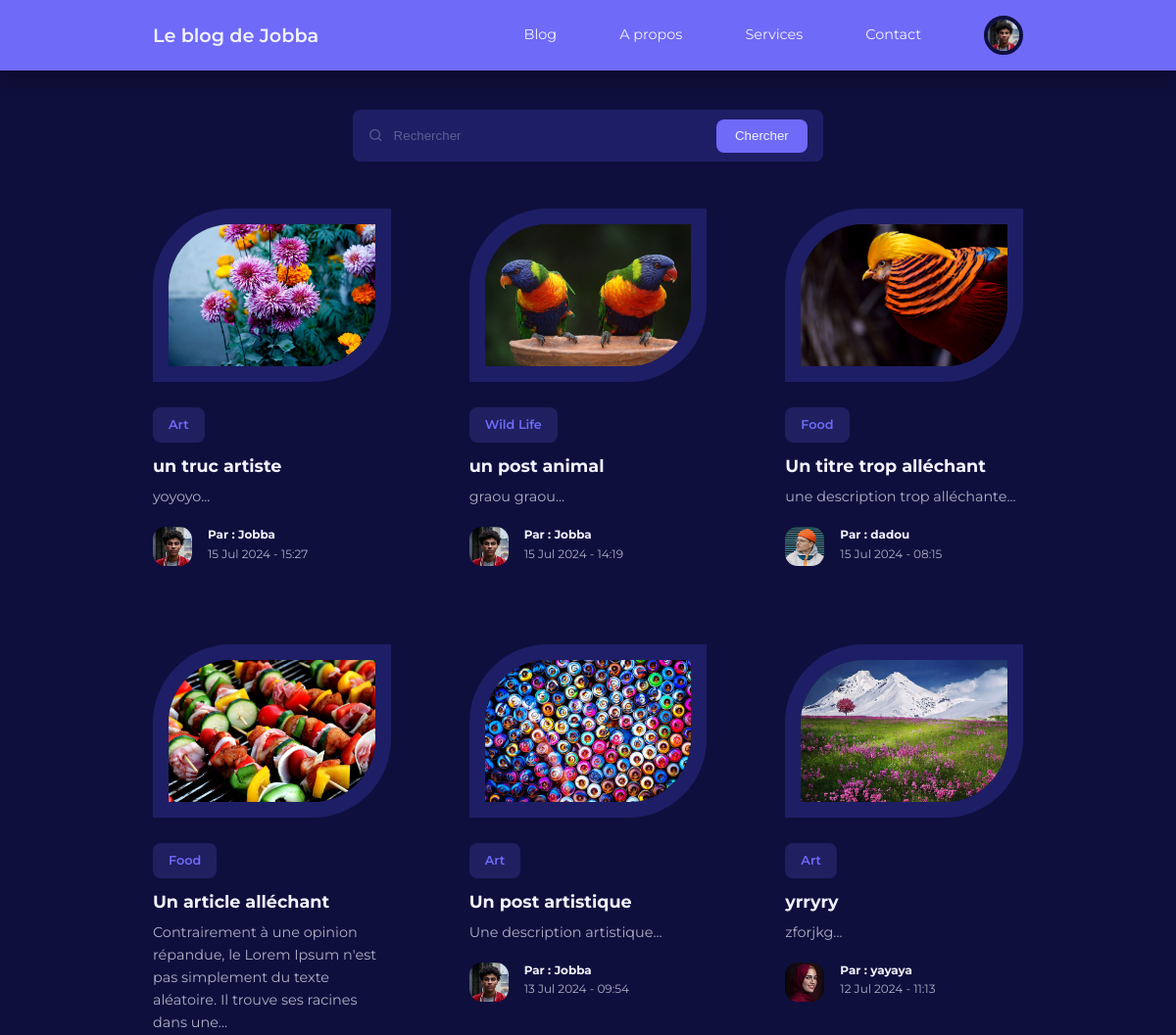
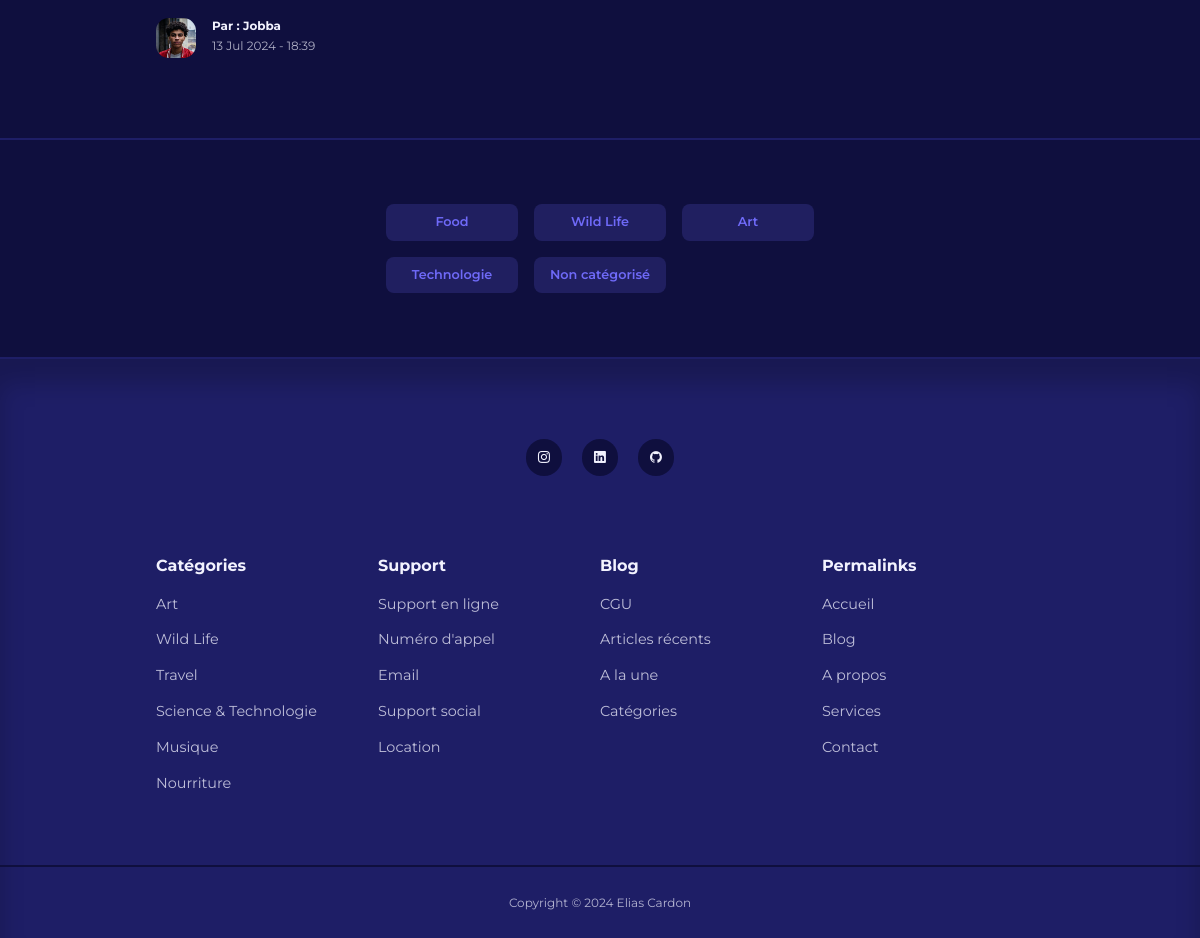
The app's page /blog.php (signed in) with its own data (2 pictures, top to bottom).
### tables this page shows
CREATE TABLE IF NOT EXISTS `users` (
  `id` int UNSIGNED NOT NULL AUTO_INCREMENT,
  `firstname` varchar(50) NOT NULL,
  `lastname` varchar(50) NOT NULL,
  `username` varchar(50) NOT NULL,
  `email` varchar(100) NOT NULL,
  `password` varchar(255) NOT NULL,
  `avatar` varchar(255) NOT NULL,
  `is_admin` tinyint(1) NOT NULL,
  PRIMARY KEY (`id`)
);

CREATE TABLE IF NOT EXISTS `posts` (
  `id` int UNSIGNED NOT NULL AUTO_INCREMENT,
  `title` varchar(255) NOT NULL,
  `body` text NOT NULL,
  `thumbnail` varchar(255) NOT NULL,
  `date_time` timestamp NOT NULL DEFAULT CURRENT_TIMESTAMP,
  `category_id` int UNSIGNED DEFAULT NULL,
  `author_id` int UNSIGNED NOT NULL,
  `is_featured` tinyint(1) NOT NULL,
  PRIMARY KEY (`id`),
  KEY `FK_blog_category` (`category_id`),
  KEY `FK_blog_author` (`author_id`)
);

CREATE TABLE IF NOT EXISTS `categories` (
  `id` int UNSIGNED NOT NULL AUTO_INCREMENT,
  `title` varchar(50) NOT NULL,
  `description` text NOT NULL,
  PRIMARY KEY (`id`)
);

### blog.php (the view, shortened to what this page needs)
<?php
include 'backend/partials/header.php';
$query = "SELECT * FROM `posts` ORDER BY date_time DESC";
$posts = mysqli_query($connection, $query);
?>
<section class="search__bar">
    <form action="<?= ROOT_URL ?>search.php" class="container search__bar-container" method="GET">
        <div>
            <i class="uil uil-search"></i>
            <input type="search" name="search" placeholder="Rechercher">
        </div>
        <button type="submit" name="submit" class="btn">Chercher</button>
    </form>
</section>
<section class="posts">
    <div class="container posts__container">
        <?php while ($post = mysqli_fetch_assoc($posts)) : ?>
            <article class="post">
                <div class="post__thumbnail">
                    <img src="<?= ROOT_URL ?>frontend/assets/images/<?= $post['thumbnail'] ?>"
                         alt="Image de l'article">
                </div>
                <div class="post__info">
                    <?php
                    $category_id = $post['category_id'];
                    $category_query = "SELECT * FROM categories WHERE id = $category_id";
                    $category_result = mysqli_query($connection, $category_query);
                    $category = mysqli_fetch_assoc($category_result);
                    ?>
                    <a href="<?= ROOT_URL ?>category-post.php?id=<?= $category['id'] ?>"
                       class="category__button"><?= $category['title'] ?></a>
                    <h3 class="post__title">
                        <a href="<?= ROOT_URL ?>post.php?id=<?= $post['id'] ?>">
                            <?= $post['title'] ?>
                        </a>
                    </h3>
                    <p class="post__body">
                        <?= substr($post['body'], 0, 150) ?>...
                    </p>
                    <div class="post__author">
                        <?php
                        $author_id = $post['author_id'];
                        $author_query = "SELECT * FROM users WHERE id = $author_id";
                        $author_result = mysqli_query($connection, $author_query);
                        $author = mysqli_fetch_assoc($author_result);
                        ?>
                        <div class="post__author-avatar">
                            <img src="frontend/assets/images/<?= $author['avatar'] ?>"
                                 alt="Avatar de l'auteur de l'article">
                        </div>
                        <div class="post__author-info">
                            <h5>Par : <?= "{$author['username']}" ?></h5>
                            <small><?= date("d M Y - H:i", strtotime($post['date_time'])) ?></small>
                        </div>
                    </div>
                </div>
            </article>
        <?php endwhile; ?>
    </div>
</section>
<section class="category__buttons">
    <div class="container category__buttons-container">
        <?php
        $all_categories_query = "SELECT * FROM categories";
        $all_categories = mysqli_query($connection, $all_categories_query);
        ?>
        <?php while ($category = mysqli_fetch_assoc($all_categories)) : ?>
            <a href="<?= ROOT_URL ?>category-post.php?id=<?= $category['id'] ?>"
               class="category__button"><?= $category['title'] ?></a>
        <?php endwhile; ?>
    </div>
</section>
<?php
include 'backend/partials/footer.php';
?>
</body>
</html>

### backend/partials/header.php (shortened to what this page needs)
<?php
require __DIR__ . '/../config/database.php';
if (isset($_SESSION['user-id'])){
    $id = filter_var($_SESSION['user-id'], FILTER_SANITIZE_NUMBER_INT);
    $query = "SELECT avatar FROM users WHERE id = $id";
    $result = mysqli_query($connection, $query);
    $avatar = mysqli_fetch_assoc($result);
}
?>
<!doctype html>
<html lang="fr">
<head>
    <link rel="stylesheet" href="<?= ROOT_URL?>frontend/assets/style.css">
    <link rel="stylesheet" href="https://unicons.iconscout.com/release/v4.0.0/css/line.css">
</head>
<body>
<nav>
    <div class="container nav__container">
        <a href="<?= ROOT_URL?>" class="nav__logo">Le blog de Jobba</a>
        <ul class="nav__items">
            <li><a href="<?= ROOT_URL?>blog.php">Blog</a></li>
            <li><a href="<?= ROOT_URL?>about.php">A propos</a></li>
            <li><a href="<?= ROOT_URL?>services.php">Services</a></li>
            <li><a href="<?= ROOT_URL?>contact.php">Contact</a></li>
            <?php if (isset($_SESSION['user-id'])) : ?>
                <li class="nav__profile">
                    <div class="avatar">
                        <img src="<?= ROOT_URL . 'frontend/assets/images/' . $avatar['avatar'] ?>" alt="Un avatar">
                    </div>
                </li>
            <?php else : ?>
                <li><a href="<?= ROOT_URL?>signin.php">Se connecter</a></li>
            <?php endif ?>
        </ul>
    </div>
</nav>

### frontend/assets/style.css (style rules this page uses)
:root { --color-primary: #6f6af8; --color-primary-light: hsl(242, 91%, 69%, 18%); --color-primary-variant: #5854c7; --color-red: #da0f3f; --color-red-light: hsl(346, 87%, 46%, 15%); --color-green: #00c476; --color-green-light: hsl(156, 100%, 38%, 15%); --color-gray-900: #1e1e66; --color-gray-700: #2d2b7c; --color-gray-300: rgba(242, 242, 254, 0.3); --color-gray-200: rgba(242, 242, 254, 0.7); --color-white: #f2f2fe; --color-bg: #0f0f3e; --transition: all 300ms ease; --container-width-lg: 74%; --container-width-md: 88%; --form-width: 40%; --card-border-radius-1: 0.3rem; --card-border-radius-2: 0.5rem; --card-border-radius-3: 0.8rem; --card-border-radius-4: 2rem; --card-border-radius-5: 5rem; }
* { margin: 0; padding: 0; outline: 0; border: 0; appearance: 0; list-style: none; text-decoration: none; box-sizing: border-box; }
body { font-family: 'Montserrat', sans-serif; line-height: 1.6; color: var(--color-gray-200); overflow-x: hidden; background: var(--color-bg); font-size: 0.9rem; }
.container { width: var(--container-width-lg); max-width: 1800px; margin-inline: auto; }
h1, h2, h3, h4, h5 { color: var(--color-white); line-height: 1.3; }
h3 { font-size: 1.1rem; margin: 0.8rem 0 0.5rem; }
a { color: var(--color-white); transition: var(--transition); }
img { display: block; width: 100%; object-fit: cover; }
nav { background: var(--color-primary); width: 100vw; height: 4.5rem; position: fixed; top: 0; z-index: 10; box-shadow: 0 1rem 1rem rgba(0, 0, 0, 0.2); }
.nav__container { height: 100%; display: flex; align-items: center; justify-content: space-between; }
.avatar { width: 2.5rem; height: 2.5rem; border-radius: 50%; overflow: hidden; border: 0.3rem solid var(--color-bg) }
.nav__logo { font-weight: 600; font-size: 1.2rem; }
.nav__items { display: flex; align-items: center; gap: 4rem; }
.nav__profile { position: relative; cursor: pointer; }
.category__button { background: var(--color-primary-light); color: var(--color-primary); display: inline-block; padding: 0.5rem 1rem; border-radius: var(--card-border-radius-2); font-weight: 600; font-size: 0.8rem; text-align: center; }
.post__thumbnail { border-radius: var(--card-border-radius-5) 0; border: 1rem solid var(--color-gray-900); overflow: hidden; margin-bottom: 1.6rem; }
.post__author { display: flex; gap: 1rem; margin-top: 1.2rem; }
.post__author-avatar { width: 2.5rem; height: 2.5rem; border-radius: var(--card-border-radius-3); overflow: hidden; }
.posts__container { display: grid; grid-template-columns: repeat(3, 1fr); gap: 5rem; margin-bottom: 5rem; }
.category__buttons { padding: 4rem 0; border-top: 2px solid var(--color-gray-900); border-bottom: 2px solid var(--color-gray-900); }
.category__buttons-container { width: fit-content; display: grid; grid-template-columns: repeat(3, 1fr); gap: 1rem; }
.search__bar { margin-top: 7rem; margin-bottom: 3rem; }
.search__bar-container { position: relative; width: 30rem; background: var(--color-gray-900); display: flex; flex-direction: row; align-items: center; justify-content: space-between; overflow: hidden; padding: 0.6rem 1rem; border-radius: var(--card-border-radius-2); color: var(--color-gray-300); }
.search__bar-container > div { width: 100%; display: flex; align-items: center; }
.search__bar input { background: transparent; margin-left: 0.7rem; padding: 0.5rem 0; width: 100%; }
.search__bar input::placeholder { color: var(--color-gray-300); }
.btn { display: inline-block; width: fit-content; padding: 0.6rem 1.2rem; background-color: var(--color-primary); border-radius: var(--card-border-radius-2); cursor: pointer; transition: var(--transition); color: var(--color-white); }
form { display: flex; flex-direction: column; gap: 1rem; }
input, textarea, select { padding: 0.8rem 1.4rem; background-color: var(--color-gray-900); border-radius: var(--card-border-radius-2); resize: none; color: var(--color-white) }

### records on screen
users: avatar (picture)
posts: thumbnail (picture), category.title "Art", title "un truc artiste", body "yoyoyo", author.avatar (picture), author.username "Jobba", date_time "15 Jul 2024 - 15:27"
posts: thumbnail (picture), category.title "Wild Life", title "un post animal", body "graou graou", author.avatar (picture), author.username "Jobba", date_time "15 Jul 2024 - 14:19"
posts: thumbnail (picture), category.title "Food", title "Un titre trop alléchant", body "une description trop alléchante", author.avatar (picture), author.username "dadou", date_time "15 Jul 2024 - 08:15"
posts: thumbnail (picture), category.title "Food", title "Un article alléchant", body "Contrairement à une opinion répandue, le Lorem Ipsum n'est pas simplement du texte aléatoire. Il trouve ses racines dans une", author.avatar (picture), author.username "Jobba", date_time "13 Jul 2024 - 18:39"
posts: thumbnail (picture), category.title "Art", title "Un post artistique", body "Une description artistique", author.avatar (picture), author.username "Jobba", date_time "13 Jul 2024 - 09:54"
posts: thumbnail (picture), category.title "Art", title "yrryry", body "zforjkg", author.avatar (picture), author.username "yayaya", date_time "12 Jul 2024 - 11:13"
categories: title "Food"
categories: title "Wild Life"
categories: title "Art"
categories: title "Technologie"
categories: title "Non catégorisé"
